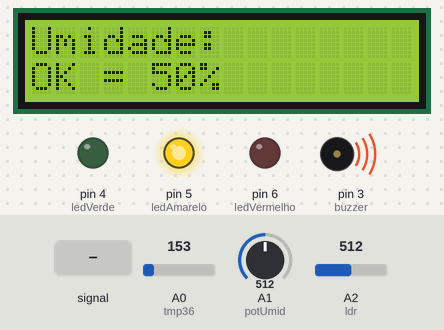
Bench run of a sketch on a simulated Arduino Uno, built with avr-gcc and run on an emulated ATmega328P. Shown: 16×2 character LCD, output pins drawn as LEDs (lit = HIGH), buzzer (waves = sounding). The test bench sets the inputs (shaded band); at power-on: A2 (ldr) = 512, A1 (potUmid) = 512, A0 (tmp36) = 153.

Above: at 3.6 s.
3.7 s: A0 (tmp36) fed a 200 Hz sine of ±81 counts around its level
At 6.26 s:
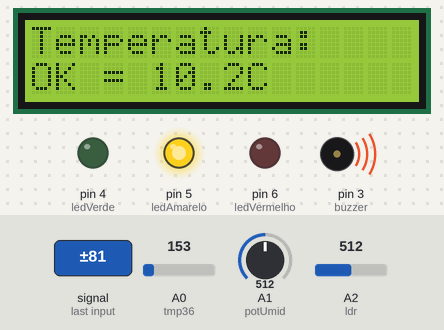
6.7 s: A2 (ldr) set to 486
At 9.5 s:
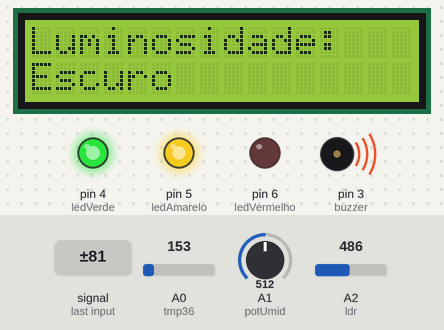
9.7 s: A1 (potUmid) set to 500
At 12.39 s:
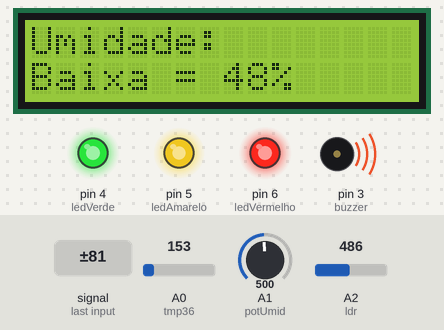
12.7 s: A2 (ldr) set to 511
At 15.5 s:
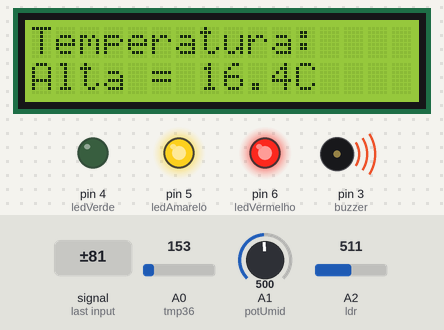
15.7 s: A2 (ldr) set to 810
At 18.5 s:
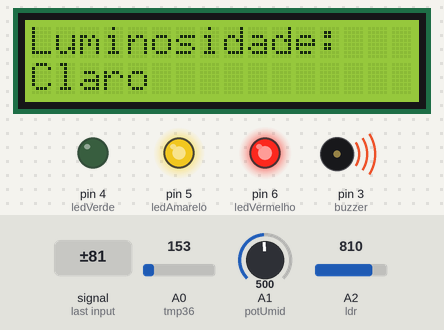
18.7 s: A1 (potUmid) set to 810
At 21.4 s:
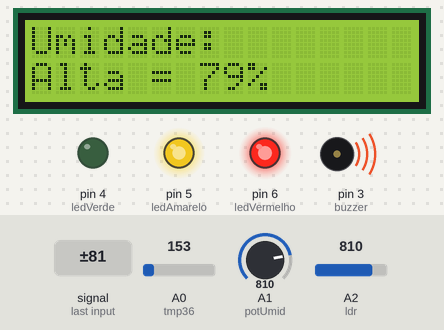
Timing chart, 0 to 37.5 s (numbered marks = the images above; inputs shaded):
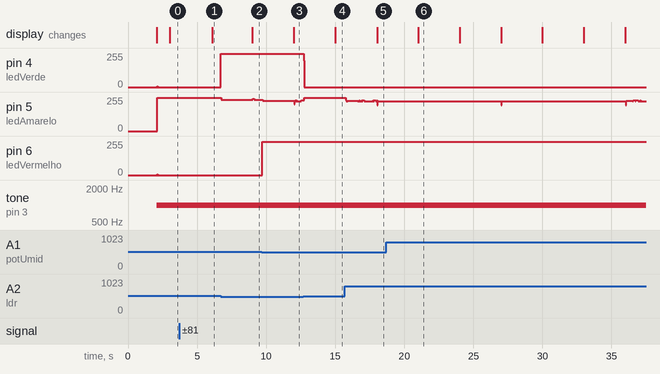

The sketch:

desafio_vinheria.ino
```cpp
#include <LiquidCrystal.h>

// Inicializa o objeto do display LCD com os pinos conectados ao Arduino
LiquidCrystal lcd(7, 8, 9, 10, 11, 12);

// Definição dos pinos conectados aos atuadores e sensores
const int ledVerde = 4;
const int ledAmarelo = 5;
const int ledVermelho = 6;
const int buzzer = 3;
const int tmp36 = A0;    // TMP36: sensor de temperatura
const int potUmid = A1;  // Potenciômetro simulando umidade
const int ldr = A2;      // LDR: sensor de luminosidade

// Variáveis que armazenarão as médias dos sensores
float temperatura;
int umidade;
int luminosidade;

// Definição para cálculo da média de leituras
const int numLeituras = 5;
float tempLeituras[numLeituras];
int umidLeituras[numLeituras];
int luzLeituras[numLeituras];
int leituraAtual = 0;  // Índice atual do vetor circular

// Controle da alternância de mensagens no display
unsigned long tempoAnterior = 0;
const long intervaloDisplay = 3000;  // Tempo de troca de mensagem no LCD (3 segundos)
int mensagemAtual = 0;  // 0 = Luminosidade, 1 = Umidade, 2 = Temperatura

// Limites para categorizar os níveis de luminosidade
const int ESCURO_MAX = 500;
const int MEIA_LUZ_MAX = 800;

// Variáveis de estado para determinar alertas
bool alertaLuminosidade = false;
bool alertaTemperatura = false;
bool alertaUmidade = false;

void setup() {
  // Inicializa o display LCD com 16 colunas e 2 linhas
  lcd.begin(16, 2);

  // Define os pinos de saída
  pinMode(ledVerde, OUTPUT);
  pinMode(ledAmarelo, OUTPUT);
  pinMode(ledVermelho, OUTPUT);
  pinMode(buzzer, OUTPUT);

  // Inicializa os vetores de leitura com zeros
  for (int i = 0; i < numLeituras; i++) {
    tempLeituras[i] = 0;
    umidLeituras[i] = 0;
    luzLeituras[i] = 0;
  }

  // Mensagem inicial no display
  lcd.print("Vinheria");
  lcd.setCursor(0, 1);
  lcd.print("Inicializando...");
  delay(2000);
  lcd.clear();
}

void loop() {
  // Leitura bruta dos sensores
  float tempRaw = analogRead(tmp36);
  int umidRaw = analogRead(potUmid);
  int luzRaw = analogRead(ldr);

  // Conversão da leitura do TMP36 para graus Celsius
  float tempAtual = (tempRaw * 5.0 / 1024.0 - 0.5) * 100;

  // Conversão da leitura do potenciômetro para faixa de umidade (0 a 100%)
  int umidAtual = map(umidRaw, 0, 1023, 0, 100);

  // Armazena as leituras atuais nos vetores circulares
  tempLeituras[leituraAtual] = tempAtual;
  umidLeituras[leituraAtual] = umidAtual;
  luzLeituras[leituraAtual] = luzRaw;

  // Atualiza o índice do vetor (modo circular)
  leituraAtual = (leituraAtual + 1) % numLeituras;

  // Calcula a média das últimas 5 leituras
  temperatura = calcularMediaTemp();
  umidade = calcularMediaUmid();
  luminosidade = calcularMediaLuz();

  // Avalia as condições de alerta com base nas médias
  verificarAlertas();

  // Controla LEDs e Buzzer com base nos alertas
  controlarSinais();

  // Atualiza a mensagem do display a cada 3 segundos
  unsigned long tempoAtual = millis();
  if (tempoAtual - tempoAnterior >= intervaloDisplay) {
    tempoAnterior = tempoAtual;
    mensagemAtual = (mensagemAtual + 1) % 3;  // Alterna entre 0, 1 e 2
    mostrarMensagemAtual();  // Exibe a mensagem atual no LCD
  }
}

// Função para calcular a média da temperatura
float calcularMediaTemp() {
  float soma = 0;
  for (int i = 0; i < numLeituras; i++) {
    soma += tempLeituras[i];
  }
  return soma / numLeituras;
}

// Função para calcular a média da umidade
int calcularMediaUmid() {
  int soma = 0;
  for (int i = 0; i < numLeituras; i++) {
    soma += umidLeituras[i];
  }
  return soma / numLeituras;
}

// Função para calcular a média da luminosidade
int calcularMediaLuz() {
  int soma = 0;
  for (int i = 0; i < numLeituras; i++) {
    soma += luzLeituras[i];
  }
  return soma / numLeituras;
}

// Avalia se há necessidade de alerta em cada sensor
void verificarAlertas() {
  // Alerta de luminosidade: muito clara
  alertaLuminosidade = (luminosidade >= MEIA_LUZ_MAX);

  // Alerta de temperatura: fora da faixa de 10°C a 15°C
  alertaTemperatura = (temperatura < 10 || temperatura > 15);

  // Alerta de umidade: fora da faixa de 50% a 70%
  alertaUmidade = (umidade < 50 || umidade > 70);
}

// Controla os LEDs e o buzzer conforme os alertas ativos
void controlarSinais() {
  // Desliga todos os LEDs antes de aplicar a lógica
  digitalWrite(ledVerde, LOW);
  digitalWrite(ledAmarelo, LOW);
  digitalWrite(ledVermelho, LOW);

  // LED e buzzer de acordo com a luminosidade
  if (alertaLuminosidade) {
    digitalWrite(ledVermelho, HIGH);
  } else if (luminosidade >= ESCURO_MAX && luminosidade < MEIA_LUZ_MAX) {
    digitalWrite(ledAmarelo, HIGH);
  } else {
    digitalWrite(ledVerde, HIGH);
  }

  // LED e buzzer de acordo com a temperatura (LED Amarelo)
  if (alertaTemperatura) {
    digitalWrite(ledAmarelo, HIGH);
  }

  // LED e buzzer de acordo com a umidade (LED Vermelho)
  if (alertaUmidade) {
    digitalWrite(ledVermelho, HIGH);
  }

  // Ativa o buzzer se houver qualquer tipo de alerta
  if (alertaLuminosidade || alertaTemperatura || alertaUmidade) {
    tone(buzzer, 1000);  // Liga o buzzer em 1kHz
  } else {
    noTone(buzzer);  // Desliga o buzzer
  }
}

// Exibe no LCD as informações em sequência: Luminosidade → Umidade → Temperatura
void mostrarMensagemAtual() {
  lcd.clear();

  switch (mensagemAtual) {
    case 0: // Luminosidade
      lcd.setCursor(0, 0);
      lcd.print("Luminosidade:");
      lcd.setCursor(0, 1);
      if (luminosidade < ESCURO_MAX) {
        lcd.print("Escuro");
      } else if (luminosidade < MEIA_LUZ_MAX) {
        lcd.print("Meia luz");
      } else {
        lcd.print("Claro");
      }
      break;

    case 1: // Umidade
      lcd.setCursor(0, 0);
      lcd.print("Umidade:");
      lcd.setCursor(0, 1);
      if (umidade < 50) {
        lcd.print("Baixa = ");
      } else if (umidade <= 70) {
        lcd.print("OK = ");
      } else {
        lcd.print("Alta = ");
      }
      lcd.print(umidade);
      lcd.print("%");
      break;

    case 2: // Temperatura
      lcd.setCursor(0, 0);
      lcd.print("Temperatura:");
      lcd.setCursor(0, 1);
      if (temperatura < 10) {
        lcd.print("Baixa = ");
      } else if (temperatura <= 15) {
        lcd.print("OK = ");
      } else {
        lcd.print("Alta = ");
      }
      lcd.print(temperatura, 1);
      lcd.print("C");
      break;
  }
}
```

Measured:
- the behaviour switches between 500 and 499 on A2 (ldr) (found by bisection; images 1 and 2)
- the behaviour switches between 512 and 511 on A1 (potUmid) (found by bisection; images 2 and 3)
- after the input at 3.7 s, the display: changes after 2.4 s (image 1)
- after the input at 6.7 s, pin 4 (ledVerde): 0/255 → 250/255 at once; pin 5 (ledAmarelo): 251/255 → 235/255 after 0.05 s, → 241/255 2.3 s later, → 235/255 0.12 s later; tone on pin 3 (buzzer): stays 1000 Hz (without the input it goes to silent after 3.0 s); the display: changes after 2.3 s (image 2)
- after the input at 9.7 s, pin 6 (ledVermelho): 0/255 → 250/255 at once; the display: changes after 2.3 s (image 3)
- after the input at 12.7 s, pin 4 (ledVerde): 250/255 → 0/255 at once; the display: changes after 2.3 s (image 4)
- after the input at 15.7 s, the display: changes after 2.3 s (image 5)
- after the input at 18.7 s, the display: changes after 2.3 s (image 6)
